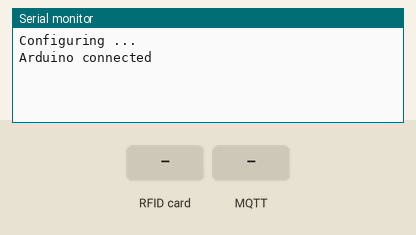
Recording of a sketch running on a simulated Arduino Mega 2560, built with avr-gcc and run on an emulated ATmega2560. On the bench: the last lines printed to the serial monitor. Inputs (shaded band) come from the test bench. WiFi joins after 1.5 s; servers stay silent unless stated; no MQTT or app messages arrive unless stated.

Above: at 2.7 s.
2.8 s: RFID card 5E 7A 19 C4 held to the reader
At 4.3 s:
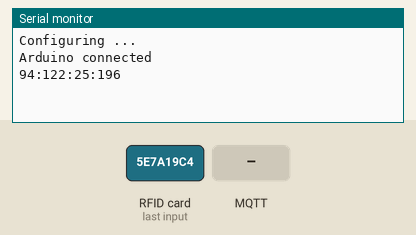
4.6 s: MQTT message "1" arrives on the first subscribed topic
At 5.3 s:
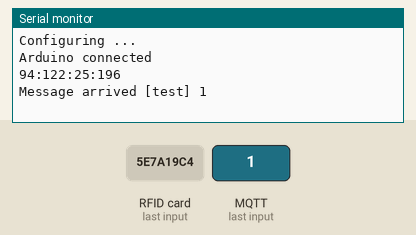
6.2 s: MQTT message "on" arrives on the first subscribed topic
At 6.8 s:
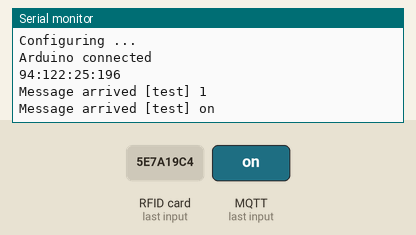
7.8 s: MQTT message "off" arrives on the first subscribed topic
At 8.3 s:
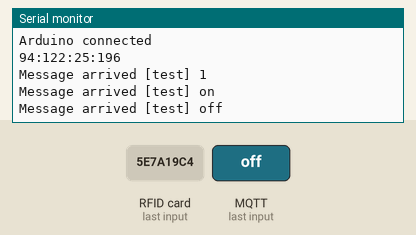
9.3 s: MQTT message "1" arrives on the second subscribed topic
At 9.8 s:
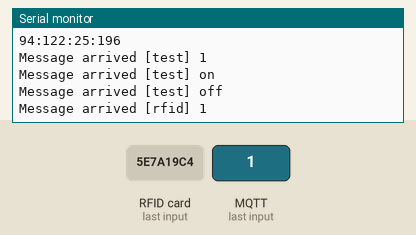
10.9 s: MQTT message "on" arrives on the second subscribed topic
At 11.4 s:
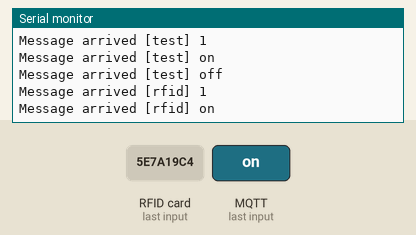

Measured:
- after the input at 2.8 s, the serial monitor: prints a new line after 0.38 s (image 1)
- after the input at 4.6 s, the serial monitor: prints a new line after 0.13 s (image 2)
- after the input at 6.2 s, the serial monitor: prints a new line after 0.11 s (image 3)
- after the input at 7.8 s, the serial monitor: prints a new line after 0.08 s (image 4)
- after the input at 9.3 s, the serial monitor: prints a new line after 0.16 s (image 5)
- after the input at 10.9 s, the serial monitor: prints a new line after 0.14 s (image 6)

The sketch:

TestMQTT_TxRx.ino
```cpp
#include <SPI.h>
#include <Ethernet.h>

//MQTT
#include <PubSubClient.h>

//RFID
#include <SPI.h>
#include <MFRC522.h>

#define MQTT_PORT 1883

// Manual Assigned MAC
byte mac[] = { 0xDE, 0xAD, 0xBE, 0xEF, 0xFE, 0xED };

// Server's IP
IPAddress mqtt_server(172,16,2,153);

// Topics of MQTT
const char* topicTx = "test";
const char* topicRx = "test";
const char* topicRfid = "rfid";

MFRC522 rfid(53, 39);

EthernetClient ethClient;
PubSubClient client(ethClient);

void setup(){
  Serial.begin(115200);
  Serial.print("Configuring ...\n");
  if (Ethernet.begin(mac) == 0) {
    Serial.println("DHCP Failed");
  }
  client.setServer(mqtt_server, MQTT_PORT);
  client.setCallback(callback);

  //RFID
  SPI.begin ();
  rfid.PCD_Init();
}

void loop(){

  //TODO Implementar totes les possibles respostes de MQTT
  if (client.state() == -1){
    if(client.connect("Arduino Client", "joan", "gomez")){
          client.subscribe(topicRx);
          client.subscribe(topicRfid);
    }
    Serial.println("Arduino connected");
  }

  //RFID
  if (rfid.PICC_IsNewCardPresent()){
    if (rfid.PICC_ReadCardSerial()){

      String message = String(rfid.uid.uidByte[0]) + ":" + String(rfid.uid.uidByte[1]) + ":" + String(rfid.uid.uidByte[2]) + ":" + String(rfid.uid.uidByte[3]);
      Serial.println (message);
      char rfidCard[message.length() + 1];
      message.toCharArray(rfidCard, message.length() + 1);

      client.publish(topicRfid, rfidCard);
    }
  }

  // Tiempo entre envios (en ms)
  delay(500);

  client.loop();
}

void callback(char* topic, byte* payload, unsigned int length) {
  Serial.print("Message arrived [");
  Serial.print(topic);
  Serial.print("] ");
  for (int i=0;i<length;i++) {
    Serial.print((char)payload[i]);
  }
  Serial.println();
}
```
